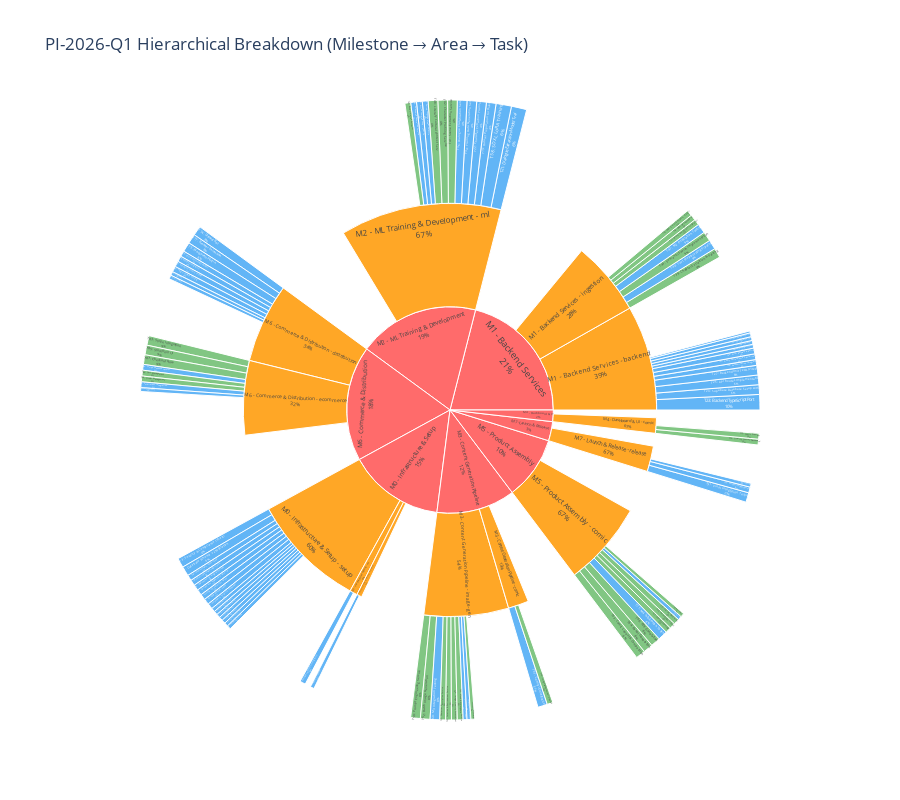

Notebook source saved alongside this figure:
### Markdown cell above
## 7. 📦 Milestone Breakdown (Sunburst Chart)

### Code cell
# Create hierarchical data for sunburst (Milestone -> Area -> Task)
sunburst_data = []

# Group by milestone and area
for milestone in df['milestone'].unique():
    milestone_df = df[df['milestone'] == milestone]
    milestone_effort = milestone_df['effort'].sum()
    
    for area in milestone_df['area'].unique():
        area_df = milestone_df[milestone_df['area'] == area]
        area_effort = area_df['effort'].sum()
        
        for _, task in area_df.iterrows():
            sunburst_data.append({
                'labels': f"{task['key']}: {task['title'][:30]}",
                'parents': f"{milestone} - {area}",
                'values': task['effort'],
                'type': task['type']
            })
        
        sunburst_data.append({
            'labels': f"{milestone} - {area}",
            'parents': milestone,
            'values': area_effort,
            'type': 'area'
        })
    
    sunburst_data.append({
        'labels': milestone,
        'parents': '',
        'values': milestone_effort,
        'type': 'milestone'
    })

sb_df = pd.DataFrame(sunburst_data)

# Create sunburst chart
fig = px.sunburst(
    sb_df,
    names='labels',
    parents='parents',
    values='values',
    color='type',
    color_discrete_map={
        'milestone': '#FF6B6B',
        'area': '#FFA726',
        'Task': '#2196F3',
        'Feature': '#4CAF50',
        'Bug': '#EF5350'
    },
    title='PI-2026-Q1 Hierarchical Breakdown (Milestone → Area → Task)',
    height=800
)

fig.update_traces(textinfo='label+percent parent')
fig.show()

### Figure 1 — Plotly figure (JSON) as saved in the notebook; plotly's stock layout.template omitted (floating-point values rounded to 4 significant figures)
{"data": [{"domain": {"x": [0, 1], "y": [0, 1]}, "hovertemplate": "labels=%{label}<br>value=%{value}<br>parent=%{parent}<extra></extra>", "labels": ["T1: Tech Stack Decision Documentat", "T10: shadcn/ui Component Audit & Ve", "T11: Test Environments Setup (Stagi", "T12: Monitoring & Observability Set", "T13: Security & Compliance Infrastr", "T15: Documentation Standards & Temp", "T16: Deployment Strategy & Procedur", "T17: SLA/SLO/SLI Definitions", "T18: Performance Budgets & Optimiza", "T2: GitHub Milestones & Issues Cre", "T3: Database Schema v2 Migration", "T4: Testing Infrastructure Setup", "T6: CI/CD Workflows Setup", "T7: Mock Mode for External Service", "T8: Project Timeline & Cost Estima", "T9: Storybook 8 Setup for Componen", "M0 - Infrastructure & Setup - setup", "T14: API Standards & Best Practices", "M0 - Infrastructure & Setup - backend", "T5: Weights & Biases Integration", "M0 - Infrastructure & Setup - ml", "M0 - Infrastructure & Setup", "T23: Backend TypeScript Port", "T24: Supabase Database Setup with R", "T25: API Routes Implementation", "T26: Authentication Integration", "T27: Backend Unit Tests (Vitest)", "T28: Mock Mode for Backend Services", "T29: Error Handling Strategy", "T30: Logging & Observability Setup", "T31: Query Performance Optimization", "T32: API Documentation & OpenAPI", "T33: Code Review & Standards Proces", "T46: Error Recovery & Retries", "M1 - Backend Services - backend", "T37: Wolne Lektury API Integration", "T38: Book Upload Handler", "T39: Chapter Extraction & Parsing", "T40: Text Preprocessing Pipeline", "T44: Semantic Search Implementation", "T45: Book Status & Progress Trackin", "T47: M2 Integration Testing", "M1 - Backend Services - ingestion", "M1 - Backend Services", "T19: Dataset Preparation for Dialog", "T20: Polish Language Model Selectio", "T21: Dialogue Extraction Model Trai", "T22: Character Extraction Training ", "T34: Training Data Generation Servi", "T35: Active Learning Loop - User Co", "T36: Dialogue Classification Servic", "T41: Scene Extraction Service", "T42: Character Profiling Service", "T43: Embedding Generation Service", "T48: Literary Cultural Context Serv", "T49: Book Timeline Extractor", "T58: SDXL LoRA Training", "M2 - ML Training & Development - ml", "M2 - ML Training & Development", "T50: Prompt Engineering Service", "T51: Character Description Service", "T52: Batch Image Generation", "T53: Location & Environment Service", "T54: Image Quality Assessment", "T55: Mood & Atmosphere Service", "T56: Prompt Caching & Optimization", "T57: Generation Progress Tracking", "T59: SDXL Prompt Validation", "T60: M3 Integration Testing", "M3 - Content Generation Pipeline - image-gen", "T61: ComfyUI Integration", "T62: Image Enhancement Pipeline", "M3 - Content Generation Pipeline - comic", "M3 - Content Generation Pipeline", "T70: Quality Control Dashboard", "T72: Comic Preview", "M4 - Dashboard & UI - comic", "M4 - Dashboard & UI", "T63: Comic Layout & Composition", "T64: Panel Generation", "T65: Comic Metadata", "T66: PDF Generation", "T67: Download Manager", "T68: Archive Creation", "T69: Print-Ready Output", "T71: M4 Integration Testing", "T73: Variant Generation", "M5 - Product Assembly - comic", "M5 - Product Assembly", "T74: Discord Bot", "T75: Discord Command Handler", "T76: Reddit Integration", "T77: Browser Extension", "T78: Extension Comics Viewer", "T79: WordPress Plugin", "T80: Plugin Content Display", "T81: Social Sharing", "T82: Analytics Tracking", "M6 - Commerce & Distribution - distribution", "T83: Stripe Integration", "T84: Stripe Webhook Handler", "T85: Storefront UI", "T86: Cart Management", "T87: Checkout Flow", "T88: Order Management", "T89: Inventory Tracking", "T90: Fulfillment Integration", "M6 - Commerce & Distribution - ecommerce", "M6 - Commerce & Distribution", "T91: Final Integration Testing", "T92: Production Deployment", "T93: Launch & Release Notes", "M7 - Launch & Release - release", "M7 - Launch & Release"], "marker": {"colors": ["#2196F3", "#2196F3", "#2196F3", "#2196F3", "#2196F3", "#2196F3", "#2196F3", "#2196F3", "#2196F3", "#2196F3", "#2196F3", "#2196F3", "#2196F3", "#2196F3", "#2196F3", "#2196F3", "#FFA726", "#2196F3", "#FFA726", "#2196F3", "#FFA726", "#FF6B6B", "#2196F3", "#2196F3", "#2196F3", "#2196F3", "#2196F3", "#2196F3", "#2196F3", "#2196F3", "#2196F3", "#2196F3", "#2196F3", "#2196F3", "#FFA726", "#4CAF50", "#4CAF50", "#4CAF50", "#2196F3", "#4CAF50", "#4CAF50", "#2196F3", "#FFA726", "#FF6B6B", "#2196F3", "#2196F3", "#2196F3", "#2196F3", "#2196F3", "#2196F3", "#2196F3", "#4CAF50", "#4CAF50", "#2196F3", "#4CAF50", "#4CAF50", "#2196F3", "#FFA726", "#FF6B6B", "#4CAF50", "#4CAF50", "#4CAF50", "#4CAF50", "#4CAF50", "#4CAF50", "#2196F3", "#2196F3", "#4CAF50", "#2196F3", "#FFA726", "#2196F3", "#4CAF50", "#FFA726", "#FF6B6B", "#4CAF50", "#4CAF50", "#FFA726", "#FF6B6B", "#4CAF50", "#4CAF50", "#2196F3", "#4CAF50", "#4CAF50", "#4CAF50", "#4CAF50", "#2196F3", "#4CAF50", "#FFA726", "#FF6B6B", "#2196F3", "#2196F3", "#2196F3", "#2196F3", "#2196F3", "#2196F3", "#2196F3", "#2196F3", "#2196F3", "#FFA726", "#4CAF50", "#2196F3", "#4CAF50", "#4CAF50", "#4CAF50", "#4CAF50", "#2196F3", "#2196F3", "#FFA726", "#FF6B6B", "#2196F3", "#2196F3", "#2196F3", "#FFA726", "#FF6B6B"]}, "name": "", "parents": ["M0 - Infrastructure & Setup - setup", "M0 - Infrastructure & Setup - setup", "M0 - Infrastructure & Setup - setup", "M0 - Infrastructure & Setup - setup", "M0 - Infrastructure & Setup - setup", "M0 - Infrastructure & Setup - setup", "M0 - Infrastructure & Setup - setup", "M0 - Infrastructure & Setup - setup", "M0 - Infrastructure & Setup - setup", "M0 - Infrastructure & Setup - setup", "M0 - Infrastructure & Setup - setup", "M0 - Infrastructure & Setup - setup", "M0 - Infrastructure & Setup - setup", "M0 - Infrastructure & Setup - setup", "M0 - Infrastructure & Setup - setup", "M0 - Infrastructure & Setup - setup", "M0 - Infrastructure & Setup", "M0 - Infrastructure & Setup - backend", "M0 - Infrastructure & Setup", "M0 - Infrastructure & Setup - ml", "M0 - Infrastructure & Setup", "", "M1 - Backend Services - backend", "M1 - Backend Services - backend", "M1 - Backend Services - backend", "M1 - Backend Services - backend", "M1 - Backend Services - backend", "M1 - Backend Services - backend", "M1 - Backend Services - backend", "M1 - Backend Services - backend", "M1 - Backend Services - backend", "M1 - Backend Services - backend", "M1 - Backend Services - backend", "M1 - Backend Services - backend", "M1 - Backend Services", "M1 - Backend Services - ingestion", "M1 - Backend Services - ingestion", "M1 - Backend Services - ingestion", "M1 - Backend Services - ingestion", "M1 - Backend Services - ingestion", "M1 - Backend Services - ingestion", "M1 - Backend Services - ingestion", "M1 - Backend Services", "", "M2 - ML Training & Development - ml", "M2 - ML Training & Development - ml", "M2 - ML Training & Development - ml", "M2 - ML Training & Development - ml", "M2 - ML Training & Development - ml", "M2 - ML Training & Development - ml", "M2 - ML Training & Development - ml", "M2 - ML Training & Development - ml", "M2 - ML Training & Development - ml", "M2 - ML Training & Development - ml", "M2 - ML Training & Development - ml", "M2 - ML Training & Development - ml", "M2 - ML Training & Development - ml", "M2 - ML Training & Development", "", "M3 - Content Generation Pipeline - image-gen", "M3 - Content Generation Pipeline - image-gen", "M3 - Content Generation Pipeline - image-gen", "M3 - Content Generation Pipeline - image-gen", "M3 - Content Generation Pipeline - image-gen", "M3 - Content Generation Pipeline - image-gen", "M3 - Content Generation Pipeline - image-gen", "M3 - Content Generation Pipeline - image-gen", "M3 - Content Generation Pipeline - image-gen", "M3 - Content Generation Pipeline - image-gen", "M3 - Content Generation Pipeline", "M3 - Content Generation Pipeline - comic", "M3 - Content Generation Pipeline - comic", "M3 - Content Generation Pipeline", "", "M4 - Dashboard & UI - comic", "M4 - Dashboard & UI - comic", "M4 - Dashboard & UI", "", "M5 - Product Assembly - comic", "M5 - Product Assembly - comic", "M5 - Product Assembly - comic", "M5 - Product Assembly - comic", "M5 - Product Assembly - comic", "M5 - Product Assembly - comic", "M5 - Product Assembly - comic", "M5 - Product Assembly - comic", "M5 - Product Assembly - comic", "M5 - Product Assembly", "", "M6 - Commerce & Distribution - distribution", "M6 - Commerce & Distribution - distribution", "M6 - Commerce & Distribution - distribution", "M6 - Commerce & Distribution - distribution", "M6 - Commerce & Distribution - distribution", "M6 - Commerce & Distribution - distribution", "M6 - Commerce & Distribution - distribution", "M6 - Commerce & Distribution - distribution", "M6 - Commerce & Distribution - distribution", "M6 - Commerce & Distribution", "M6 - Commerce & Distribution - ecommerce", "M6 - Commerce & Distribution - ecommerce", "M6 - Commerce & Distribution - ecommerce", "M6 - Commerce & Distribution - ecommerce", "M6 - Commerce & Distribution - ecommerce", "M6 - Commerce & Distribution - ecommerce", "M6 - Commerce & Distribution - ecommerce", "M6 - Commerce & Distribution - ecommerce", "M6 - Commerce & Distribution", "", "M7 - Launch & Release - release", "M7 - Launch & Release - release", "M7 - Launch & Release - release", "M7 - Launch & Release", ""], "textinfo": "label+percent parent", "type": "sunburst", "values": [2, 2, 3, 3, 5, 2, 3, 2, 3, 2, 5, 3, 3, 2, 2, 3, 45, 2, 2, 3, 3, 50, 8, 5, 5, 3, 5, 2, 2, 2, 3, 2, 1, 3, 41, 3, 3, 5, 5, 5, 3, 5, 29, 70, 5, 3, 8, 5, 5, 3, 5, 5, 5, 3, 5, 3, 8, 63, 63, 5, 3, 5, 3, 3, 3, 2, 2, 2, 5, 33, 5, 3, 8, 41, 3, 3, 6, 6, 5, 5, 2, 5, 3, 2, 3, 5, 3, 33, 33, 5, 3, 3, 5, 3, 5, 3, 2, 2, 31, 5, 3, 5, 3, 5, 3, 2, 3, 29, 60, 5, 3, 2, 10, 10]}], "layout": {"height": 800, "legend": {"tracegroupgap": 0}, "title": {"text": "PI-2026-Q1 Hierarchical Breakdown (Milestone → Area → Task)"}}}
